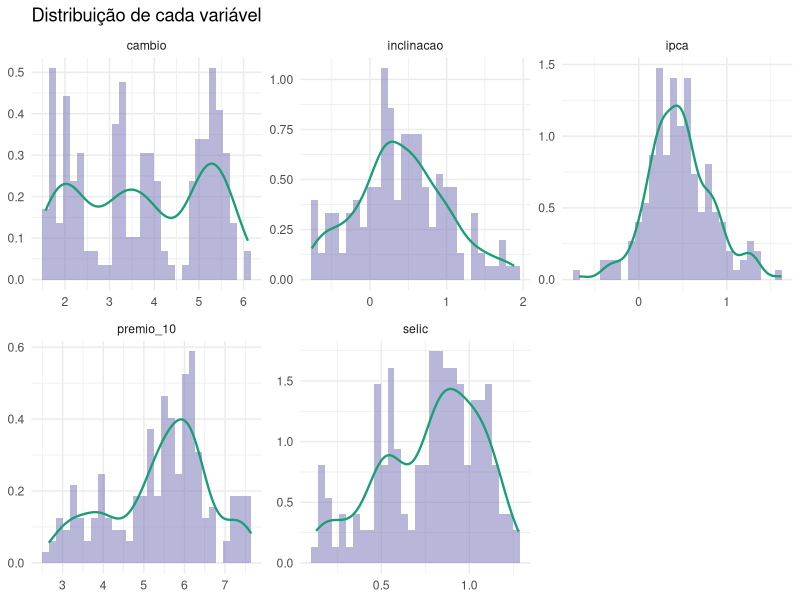
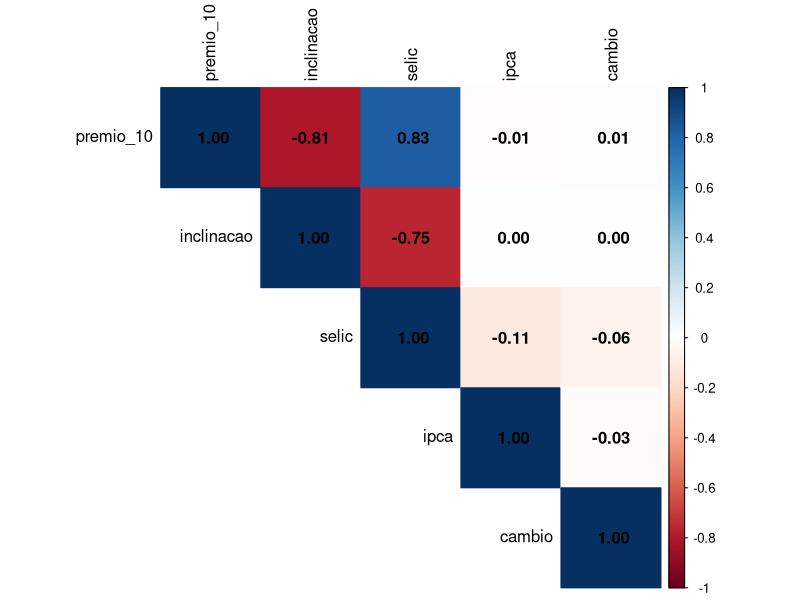
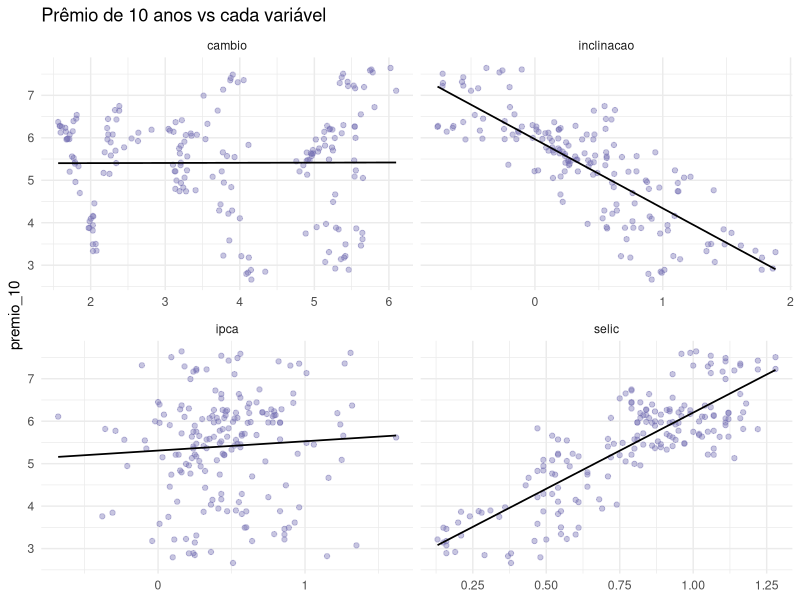
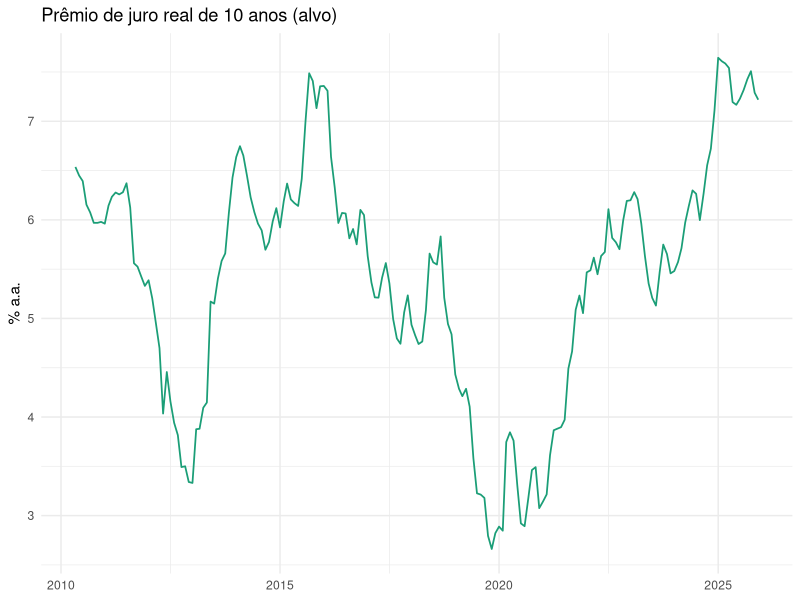
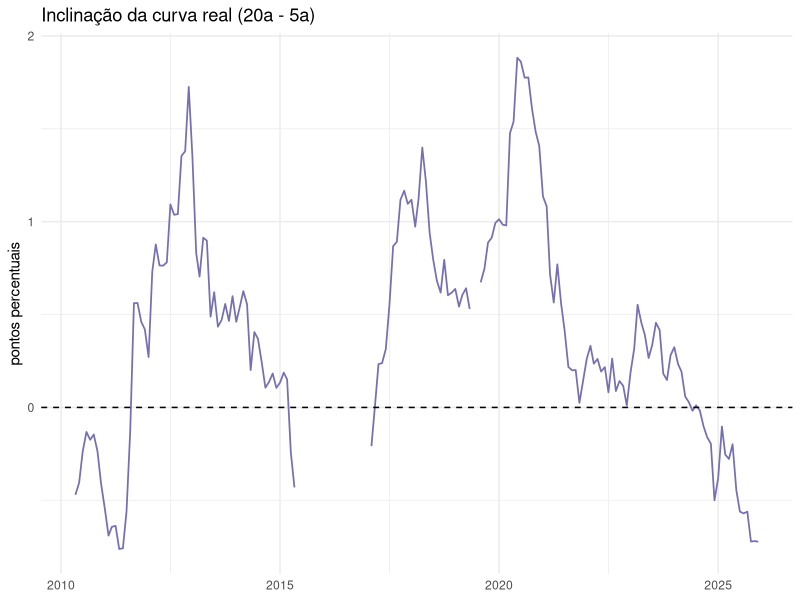
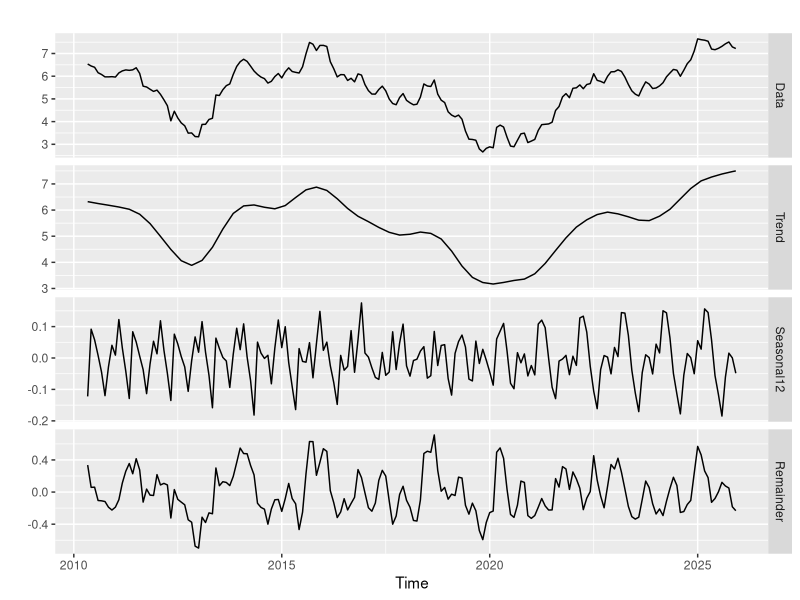
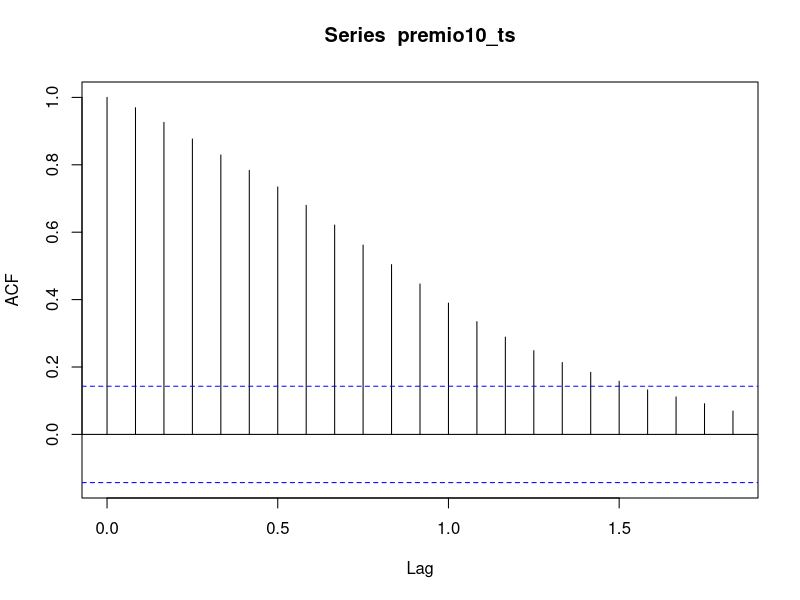
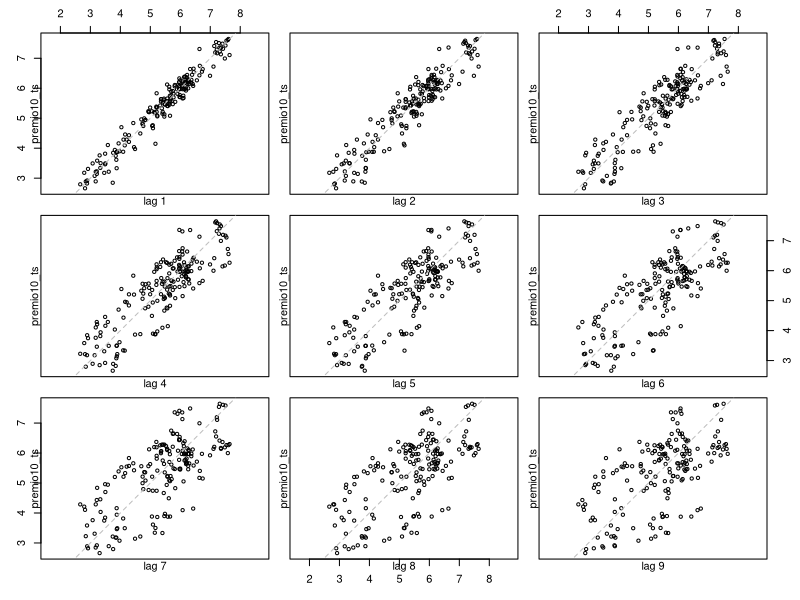

These figures' R source, in order:
# ============================================================
# A FORMA DA CURVA DE JURO REAL E O PRÊMIO DE 10 ANOS (INE5649)
# Alvo: premio_10 = juro real de 10 anos (% a.a.).
# Dataset mensal (jan/2005 a dez/2025): data, ipca, selic, cambio,
# premio_2/5/10/20 (juro real % a.a. em prazos constantes, interpolados).
# ============================================================

library(tidyverse)
library(forecast)

# Lê o painel cru.
painel <- read_csv("../data/painel_final.csv")
glimpse(painel)


# ############################################################
#                PARTE I — DADOS E EXPLORAÇÃO
# ############################################################

# Cobertura de cada vértice (início, fim, válidos, buracos).
painel %>%
  pivot_longer(starts_with("premio_"), names_to = "vertice", values_to = "v") %>%
  group_by(vertice) %>%
  summarise(
    inicio    = min(data[!is.na(v)]),
    fim       = max(data[!is.na(v)]),
    n_validos = sum(!is.na(v)),
    buracos   = sum(is.na(v) & data > min(data[!is.na(v)]) & data < max(data[!is.na(v)])),
    .groups = "drop"
  )
# ACHADO: premio_10 completo (246 meses, 0 buracos); premio_2 ralo (91, inviável); premio_5 e premio_20 boa cobertura.

# Recorta a janela (>= mai/2010) e cria inclinacao = premio_20 - premio_5.
analise <- painel %>%
  filter(data >= as.Date("2010-05-01")) %>%
  mutate(inclinacao = premio_20 - premio_5) %>%
  select(data, ipca, selic, cambio,
         premio_5, premio_10, premio_20, inclinacao)

# Resumo numérico das variáveis.
analise %>%
  select(premio_10, inclinacao, selic, ipca, cambio) %>%
  pivot_longer(everything(), names_to = "var", values_to = "v") %>%
  group_by(var) %>%
  summarise(
    n = sum(!is.na(v)), media = mean(v, na.rm = TRUE),
    mediana = median(v, na.rm = TRUE), dp = sd(v, na.rm = TRUE),
    min = min(v, na.rm = TRUE), max = max(v, na.rm = TRUE),
    .groups = "drop"
  )
# ACHADO: premio_10 média 5,4% (mediana 5,6%; 2,7–7,6%); inclinacao média 0,41 (-0,76 a 1,88); cambio 1,56–6,10; n=188 (inclinacao 166).

# Histograma + densidade de cada variável.
analise %>%
  select(premio_10, inclinacao, selic, ipca, cambio) %>%
  pivot_longer(everything(), names_to = "var", values_to = "valor") %>%
  ggplot(aes(valor)) +
  geom_histogram(aes(y = after_stat(density)), bins = 30,
                 fill = "#7570b3", alpha = 0.5) +
  geom_density(color = "#1b9e77", linewidth = 0.8) +
  facet_wrap(~ var, scales = "free") +
  labs(title = "Distribuição de cada variável", x = NULL, y = NULL) +
  theme_minimal()
# ACHADO: premio_10 multimodal (massa ~4% e pico ~6%).

# Correlação em nível.
library(corrplot)
analise %>%
  select(premio_10, inclinacao, selic, ipca, cambio) %>%
  drop_na() %>%
  cor() %>%
  corrplot(method = "color", addCoef.col = "black",
           tl.col = "black", type = "upper")
# ACHADO: premio_10, selic e cambio têm tendência; correlação em nível pode ser espúria.

# Correlação em nível vs em diferenças mensais.
cols <- c("premio_10", "inclinacao", "selic", "ipca", "cambio")

analise %>% select(all_of(cols)) %>% drop_na() %>% cor() %>% round(2)

analise %>%
  select(all_of(cols)) %>%
  mutate(across(everything(), ~ . - lag(.))) %>%
  drop_na() %>%
  cor() %>% round(2)
# ACHADO (linha premio_10): selic 0,83->0,02 (espúria); cambio 0,01->0,42 (aparece); inclinacao -0,81->-0,38 (sobrevive).

# Dispersão do premio_10 contra cada variável.
analise %>%
  select(premio_10, selic, inclinacao, ipca, cambio) %>%
  pivot_longer(-premio_10, names_to = "var", values_to = "valor") %>%
  ggplot(aes(valor, premio_10)) +
  geom_point(alpha = 0.4, color = "#7570b3") +
  geom_smooth(method = "lm", se = FALSE, color = "black", linewidth = 0.6) +
  facet_wrap(~ var, scales = "free_x") +
  labs(title = "Prêmio de 10 anos vs cada variável", y = "premio_10", x = NULL) +
  theme_minimal()
# ACHADO: selic positiva forte; inclinacao negativa nítida; ipca fraca; cambio sem relação em nível.

# Variação da Selic vs variação de cada vértice.
analise %>%
  select(selic, premio_5, premio_10, premio_20) %>%
  mutate(across(everything(), ~ . - lag(.))) %>%
  drop_na() %>%
  cor() %>% round(2)
# ACHADO: Selic ~0 com todos vértices (0,04/0,02/0,04); vértices entre si 0,93 (5-10) e 0,95 (10-20).

# Série do alvo no tempo.
ggplot(analise, aes(data, premio_10)) +
  geom_line(color = "#1b9e77", linewidth = 0.6) +
  labs(title = "Prêmio de juro real de 10 anos (alvo)",
       x = NULL, y = "% a.a.") +
  theme_minimal()
# ACHADO: ondas longas (cai ~3%, sobe ~7,5%); alta persistência.

# Inclinação no tempo.
ggplot(analise, aes(data, inclinacao)) +
  geom_line(color = "#7570b3", linewidth = 0.6) +
  geom_hline(yintercept = 0, linetype = "dashed") +
  labs(title = "Inclinação da curva real (20a - 5a)",
       x = NULL, y = "pontos percentuais") +
  theme_minimal()
# ACHADO: cruza o zero várias vezes; premio_10 alto <-> curva invertida.

# Percentil do valor mais recente (dez/2025) na amostra 2010-2025.
ult <- function(x) tail(na.omit(x), 1)
analise %>%
  reframe(
    variavel   = c("premio_10", "inclinacao", "selic", "cambio"),
    valor_hoje = round(c(ult(premio_10), ult(inclinacao),
                         ult(selic), ult(cambio)), 3),
    percentil  = round(100 * c(
      mean(premio_10  <= ult(premio_10),  na.rm = TRUE),
      mean(inclinacao <= ult(inclinacao), na.rm = TRUE),
      mean(selic      <= ult(selic),      na.rm = TRUE),
      mean(cambio     <= ult(cambio),     na.rm = TRUE)
    ), 1)
  )
# ACHADO: premio_10 percentil 92,6; inclinacao 1,8; selic 98,9. Dez/2025 = extremo (juro alto + curva muito invertida).

# Objeto de série temporal mensal do alvo.
premio10_ts <- ts(analise$premio_10, frequency = 12, start = c(2010, 5))

# Decomposição tendência/sazonalidade/restante.
autoplot(mstl(premio10_ts))
# ACHADO: tendência domina (~4,5); sazonalidade ~0,3 -> ARIMA, não SARIMA.

# Autocorrelação e lag.plot.
acf(premio10_ts)
lag.plot(premio10_ts, lags = 9)
# ACHADO: ACF começa ~0,97 e cai devagar -> não-estacionária; lag 1 cola na diagonal.


# ############################################################
#              PARTE II — MODELAGEM E PREVISÃO
# ############################################################

# Testes de estacionariedade (ADF vs KPSS via ndiffs).
library(tseries)
adf.test(premio10_ts)     # H0: NÃO é estacionária
ndiffs(premio10_ts)       # usa KPSS -> H0 oposta: É estacionária
# ACHADO: ADF p=0,58 (não rejeita); ndiffs=0. Série borderline (quase raiz unitária).

# Primeira diferença e seus diagnósticos.
dif1 <- diff(premio10_ts)

autoplot(dif1) +
  labs(title = "Prêmio 10 anos — 1ª diferença", x = NULL, y = NULL) +
  theme_minimal()

acf(dif1)

adf.test(dif1)
# ACHADO: diferenciar 1x resolve; ADF p=0,01 -> estacionária.

# PACF da série diferenciada (ordens do ARIMA).
pacf(dif1)
# ACHADO: só lag 1 fura -> ~1 termo AR; palpite ARIMA(1,1,1).

# auto.arima na série inteira + checagem de resíduos.
mod_auto <- auto.arima(premio10_ts, seasonal = FALSE)
summary(mod_auto)
checkresiduals(mod_auto)   # Ljung-Box
# ACHADO: ARIMA(1,0,2), ar1=0,96; Ljung-Box p=0,61 -> resíduos OK.

# Split treino (<= dez/2024) / teste (2025) e ARIMA só no treino.
treino <- window(premio10_ts, end = c(2024, 12))
teste  <- window(premio10_ts, start = c(2025, 1))

mod_auto_tr <- auto.arima(treino, seasonal = FALSE)
summary(mod_auto_tr)
prev_auto <- forecast(mod_auto_tr, h = length(teste))
# ACHADO: no treino escolhe ARIMA(1,1,0) (d=1); muda de ideia -> confirma borderline.

# ARIMA(1,1,1) manual.
mod_d1 <- Arima(treino, order = c(1, 1, 1))
summary(mod_d1)
prev_d1 <- forecast(mod_d1, h = length(teste))
# ACHADO: ma1=-0,11 não-significativo; equivale ao (1,1,0) automático.

# ARIMA automático vs real (2025).
autoplot(prev_auto) +
  autolayer(teste, series = "Real") +
  labs(title = "ARIMA automático vs real (2025)", x = NULL, y = "% a.a.") +
  theme_minimal()
# ACHADO: previsão ~reta em 7,2; real 2025 colado; leque de confiança abre (5 a 9).

# Concorrentes de suavização exponencial.
mod_holt <- holt(treino, h = length(teste))
mod_ets  <- forecast(ets(treino), h = length(teste))
prev_holt <- mod_holt
prev_ets  <- mod_ets

# Tabela de erros (MAE no teste de 2025).
comp <- tibble(
  data  = seq(as.Date("2025-01-01"), by = "month", length.out = length(teste)),
  Real  = as.numeric(teste),
  ARIMA = as.numeric(prev_auto$mean),
  Holt  = as.numeric(prev_holt$mean),
  ETS   = as.numeric(prev_ets$mean)
)

eam <- function(yreal, yprev) mean(abs(yreal - yprev))

resultados <- tibble(
  Modelo = c("ARIMA(1,1,0)", "Holt", "ETS"),
  MAE = c(eam(comp$Real, comp$ARIMA),
          eam(comp$Real, comp$Holt),
          eam(comp$Real, comp$ETS))
) %>% arrange(MAE)
resultados
# ACHADO: ARIMA 0,18 < ETS 0,30 < Holt 0,67.

# Real vs todas as previsões.
comp %>%
  pivot_longer(-data, names_to = "serie", values_to = "valor") %>%
  ggplot(aes(data, valor, color = serie)) +
  geom_line(linewidth = 0.7) +
  labs(title = "Real vs previsões — teste 2025",
       x = NULL, y = "% a.a.", color = NULL) +
  theme_minimal() + theme(legend.position = "bottom")
# ACHADO: Holt dispara (~8,7); ETS sobe amortecido; ARIMA ~reta em 7,2; ninguém capturou os solavancos.

# Regressão concorrente com a inclinação.
analise_tr <- analise %>% filter(data <= as.Date("2024-12-01"))
analise_te <- analise %>% filter(data >= as.Date("2025-01-01"))

mod_reg <- lm(premio_10 ~ selic + ipca + cambio + inclinacao, data = analise_tr)
summary(mod_reg)
library(car)
Anova(mod_reg)
# ACHADO: inclinacao -0,77 (F=42, 2ª mais forte); selic +2,17 (F=70); ipca e cambio não-sig em nível; R²aj=0,72.

# Diagnóstico dos resíduos.
par(mfrow = c(2, 2)); plot(mod_reg); par(mfrow = c(1, 1))
checkresiduals(mod_reg)
# ACHADO: Breusch-Godfrey p<2e-16 -> autocorrelação fortíssima; p-valores do OLS otimistas.

# Previsão da regressão em 2025.
prev_reg <- predict(mod_reg, newdata = analise_te)
eam(analise_te$premio_10, prev_reg)
# ACHADO: MAE regressão = 0,68 (empata Holt, 3,7x pior que ARIMA 0,18). Explicar != prever.


# ############################################################
#                  PARTE III — CONCLUSÃO
# ############################################################
# - Inclinação ajuda a EXPLICAR (2ª variável mais forte, sobrevive nas variações), mas não a PREVER: ARIMA simples venceu.
# - dez/2025 = extremo da amostra (juro real no topo, curva fortemente invertida); leitura "vai cair" é hipótese, não fato.
